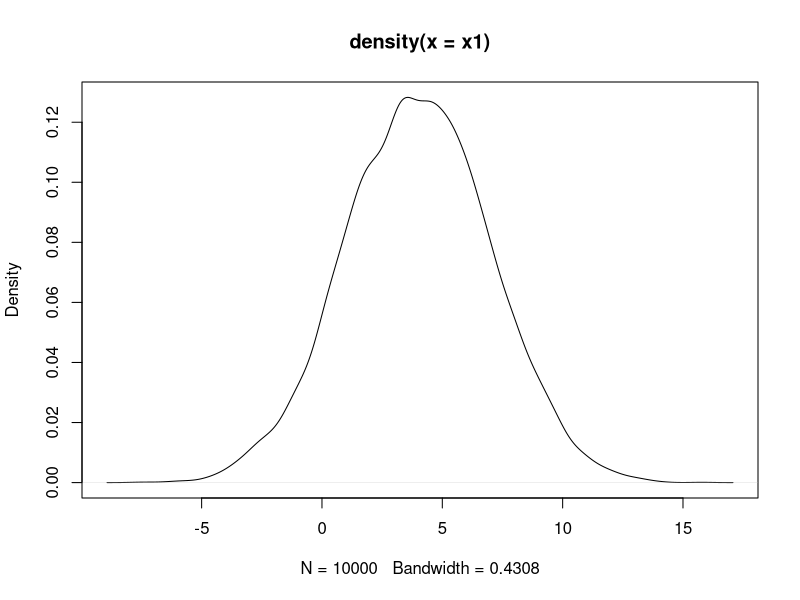
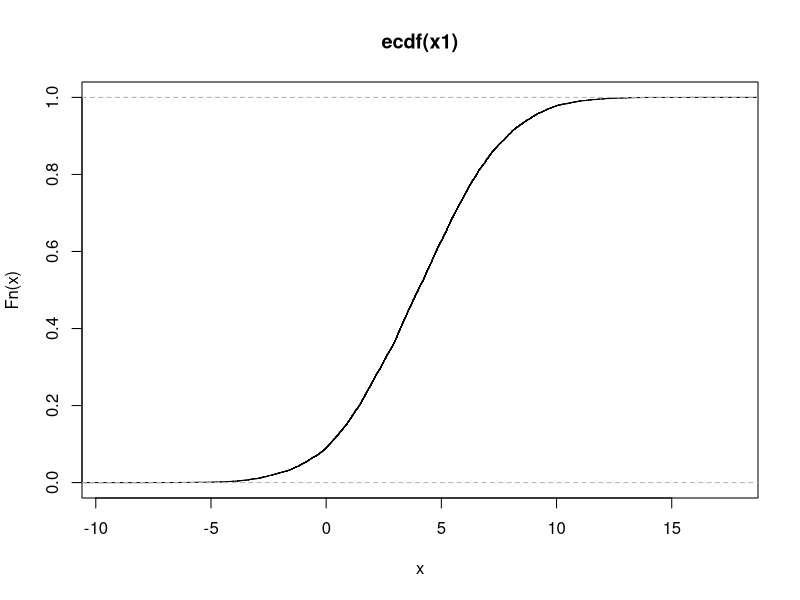
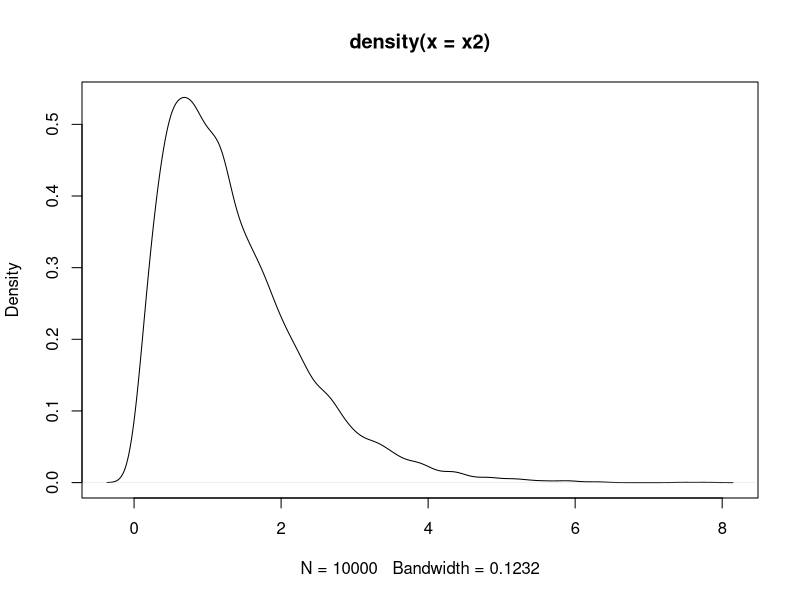
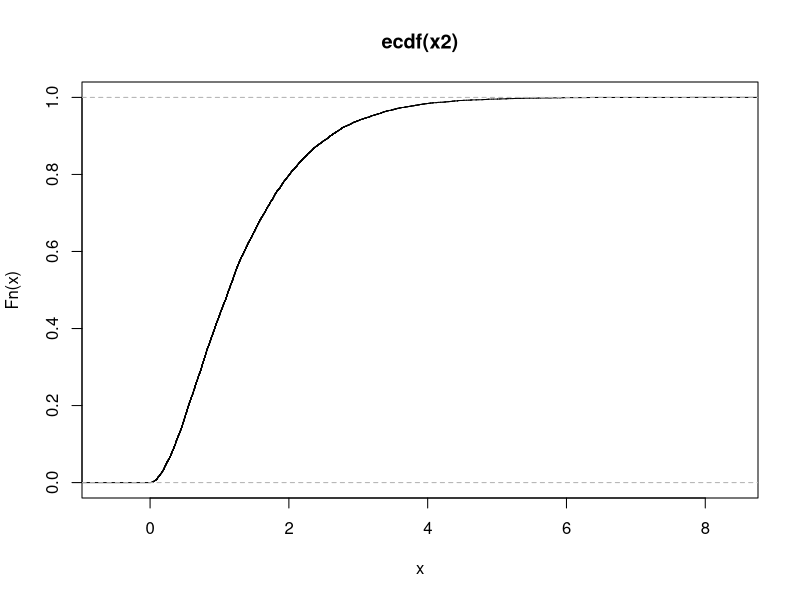
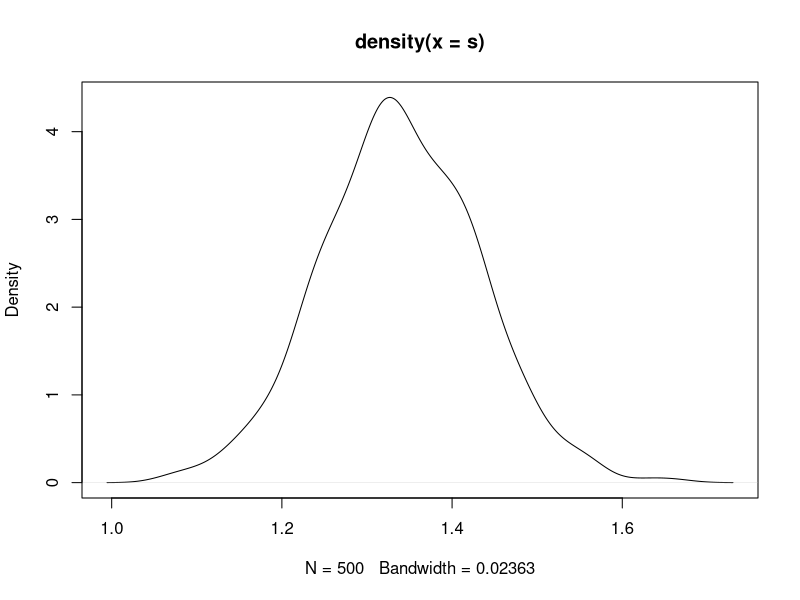
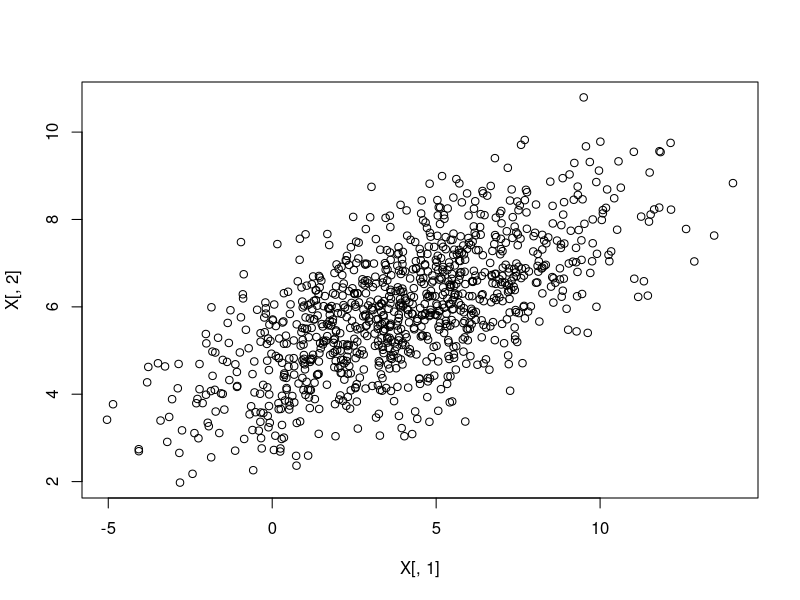
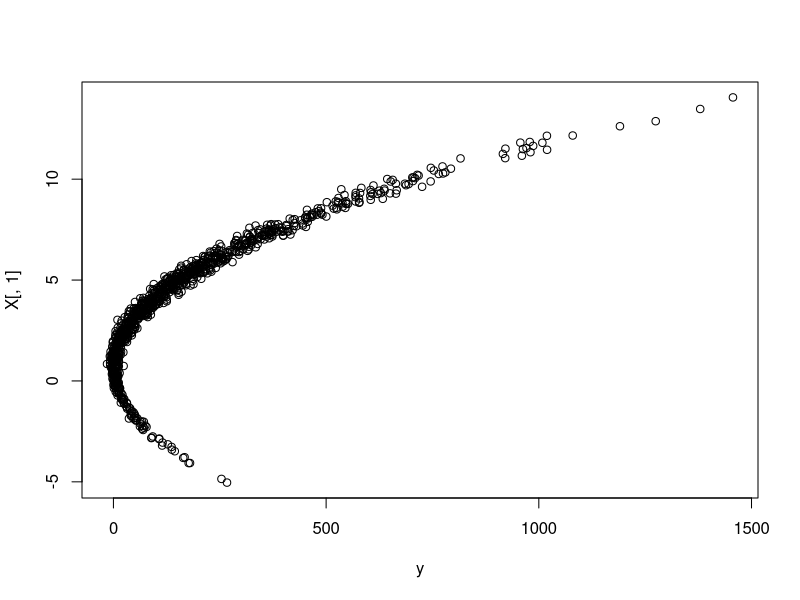

Write the R code that produced these figures, in order.
# Objetivo de la clase de hoy: Clonar un proyecto, hacer fork, y realizar cambios.

# Determinar una distribucion de la verdadera poblacion
rm(list=ls())
x1 <- rnorm(10000, 4,3) 
plot(density(x1))

plot(ecdf(x1))

x2 <- rgamma(10000,2,1.5)

plot(density(x2))
plot(ecdf(x2))

# tomar muestras de la poblacion
s <- rep(0,500)
for(i in 1:500) {
  s[i] <- mean(sample(x2, 100))
}

plot(density(s))

# regresión, modelo
# instalar paquete MASS (install.packages("MASS"))
library(MASS)
rm(list=ls())

Sigma <- matrix(c(10,3,3,2),2,2)

X <- mvrnorm(n=1000, c(4,6), Sigma)
plot(X[,1],X[,2])

# modelo,(como modelador de los datos, conoces epsilon)

beta <- c(4,-2, 9, -3)
c <- 15
epsilon = rnorm(1000,0,4)
cuadrado <- X[,1]^2
interaccion <- X[,1]*X[,2]

X <- cbind(X, cuadrado, interaccion)

y <- c + X%*%beta + epsilon
fm1 <- y ~  X 
fm2 <- y ~  X[,1]
plot(y, X[,1])

reg1 <- lm(fm1)
summary(reg1)

reg2 <- lm(fm2)
summary(reg2)
